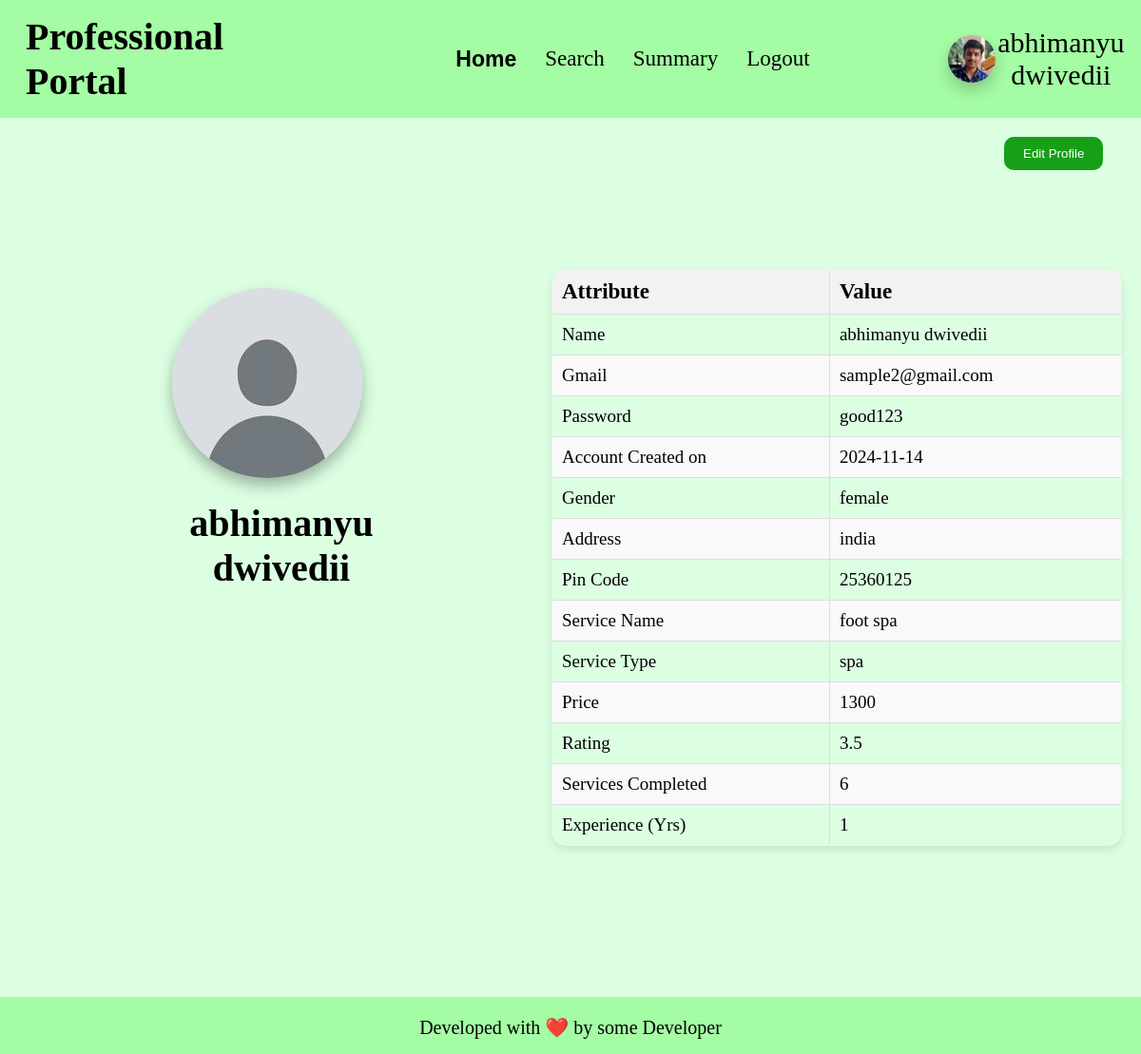
The page /professional_home/view_profile/3 on the database as committed earlier.
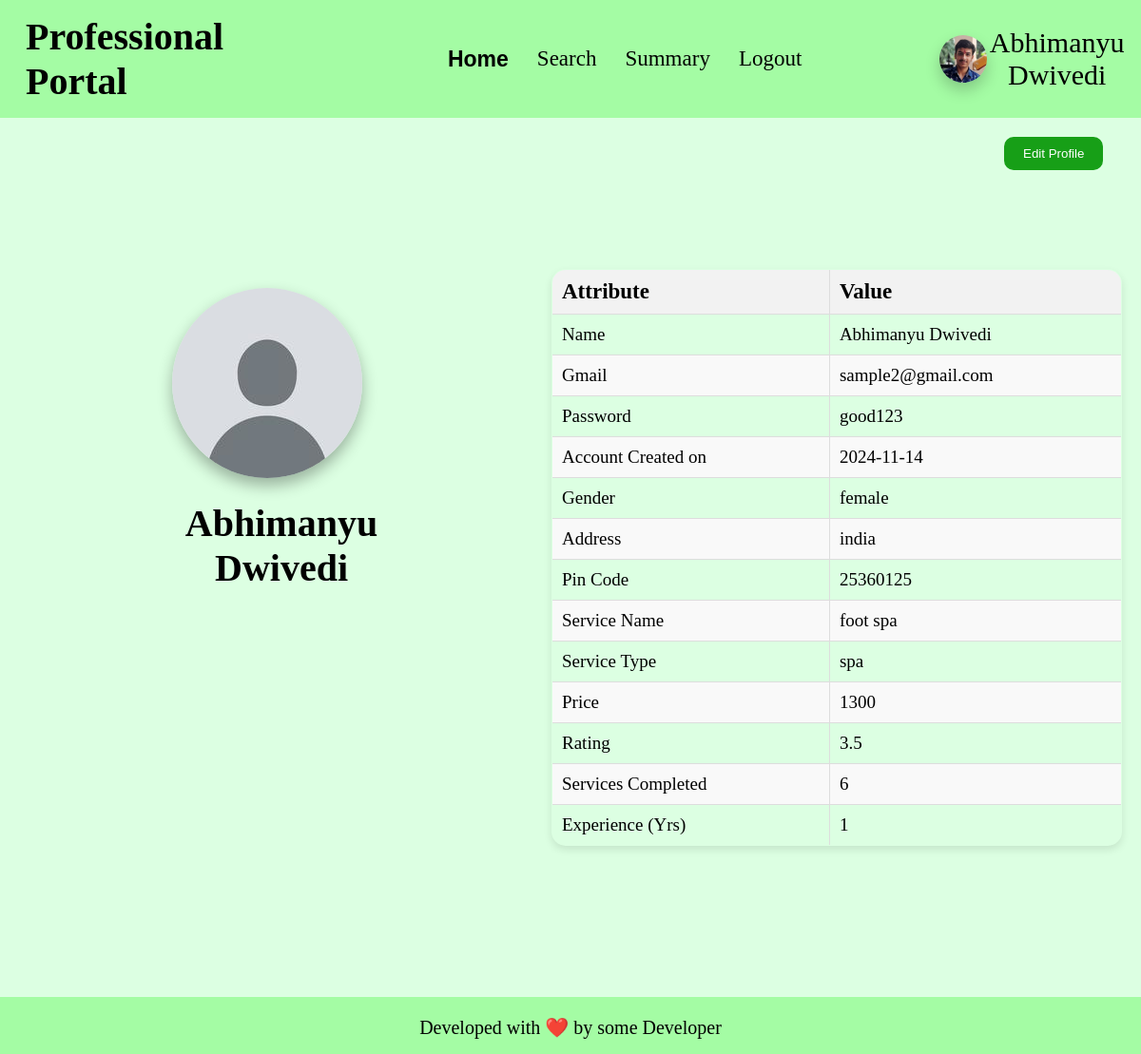
The same page on the database as committed later.
### app.py (models this page shows)
class professional(db.Model):
    __tablename__ = "professional"
    id = db.Column(db.Integer, primary_key=True, autoincrement=True)
    email_id = db.Column(db.String, nullable=False)
    fullname = db.Column(db.String, nullable=False)
    password = db.Column(db.String, nullable=False)
    date_created = db.Column(db.Date, nullable=False)
    service_type_id = db.Column(db.Integer, db.ForeignKey('service.id'), nullable=False)
    experience = db.Column(db.Integer, nullable=False)
    gender = db.Column(db.String, nullable=False)
    address = db.Column(db.String, nullable=False)
    pin_code = db.Column(db.Integer, nullable=False)
    documents = db.Column(db.String, nullable=False)
    request = db.Column(db.Boolean, default=None)
    blocked = db.Column(db.Boolean, default=False)
    services_completed = db.Column(db.Integer, default = 0)
    rating = db.Column(db.Float, default = 0.0)
    price = db.Column(db.Integer, default = 0)
    service_type = db.relationship('service', back_populates='professionals')
    service_requests = db.relationship('service_request', backref='professional', cascade='all, delete-orphan')

### app.py (the view)
@app.route('/professional_home/view_profile/<int:id>', methods=['GET', 'POST'])
def prof_view_profile(id):
    if request.method == 'GET':
        prof = professional.query.filter_by(id = id).first()
        if prof:
            if not prof.blocked:
                if not prof.request:
                    return render_template("prof_view_profile.html", professional = prof)
                else:
                    return redirect('/professional_login')
            else:
                return redirect('/professional_login')
        else:
            return redirect('/professional_login')
    elif request.method == 'POST':
        return f"form edited"

### templates/prof_view_profile.html (shortened to what this page needs)
<!DOCTYPE html>
<html lang="en">
<head>
    <link rel="stylesheet" href="/static/css/profile-block.css">
    <link rel="stylesheet" href="/static/css/basic.css">
    <link rel="stylesheet" href="/static/css/table-styling.css">
</head>
<body>
    <header>
        <h1>Professional Portal</h1>
        <ul>
            <li><a class="active" href="/professional_home/{{professional.id}}">Home</a></li>
            <li><a href="/professional_search/{{professional.id}}">Search</a></li>
            <li><a href="/professional_summary/{{professional.id}}">Summary</a></li>
            <li><a href="/professional_logout/{{professional.id}}">Logout</a></li>
        </ul>
        <div id="user-info">
            <img id="user-pic" src="/static/anant-pic.jpg" alt="Profile Picture">
            <div>{{professional.fullname}}</div>
        </div>
    </header>
    <button id="edit_profile_button" onclick="gotoroute('/professional_home/edit_profile/{{professional.id}}')">Edit Profile</button>
    <div id="box">
        <div id="box1">
            <img id="user-pic" src="/static/default_user_pic.png" alt="Profile Picture">
            <h2 style="font-size: 40px;">{{professional.fullname}}</h2>
        </div>
        <div id="box2">
            <div class="tables">
                <table class="styled-table">
                    <thead>
                        <tr>
                            <th>Attribute</th>
                            <th>Value</th>
                        </tr>
                    </thead>
                    <tbody>
                        <tr>
                            <td>Name</td>
                            <td>{{professional.fullname}}</td>
                        </tr>
                        <tr>
                            <td>Gmail</td>
                            <td>{{professional.email_id}}</td>
                        </tr>
                        <tr>
                            <td>Password</td>
                            <td>{{professional.password}}</td>
                        </tr>
                        <tr>
                            <td>Account Created on</td>
                            <td>{{professional.date_created}}</td>
                        </tr>
                        <tr>
                            <td>Gender</td>
                            <td>{{professional.gender}}</td>
                        </tr>
                        <tr>
                            <td>Address</td>
                            <td>{{professional.address}}</td>
                        </tr>
                        <tr>
                            <td>Pin Code</td>
                            <td>{{professional.pin_code}}</td>
                        </tr>
                        <tr>
                            <td>Service Name</td>
                            <td>{{professional.service_type.name}}</td>
                        </tr>
                        <tr>
                            <td>Service Type</td>
                            <td>{{professional.service_type.type}}</td>
                        </tr>
                        <tr>
                            <td>Price</td>
                            <td>{{professional.price}}</td>
                        </tr>
                        <tr>
                            <td>Rating</td>
                            <td>{{professional.rating}}</td>
                        </tr>
                        <tr>
                            <td>Services Completed</td>
                            <td>{{professional.services_completed}}</td>
                        </tr>
                        <tr>
                            <td>Experience (Yrs)</td>
                            <td>{{professional.experience}}</td>
                        </tr>
                    </tbody>
                </table>
            </div>
        </div>
    </div>
    <br>
    <footer>
        <p>
            Developed with ❤️ by some Developer
        </p>
    </footer>
</body>
</html>

Rows that differ between the two databases and show on the page:
changed professional "sample2@gmail.com": fullname "abhimanyu dwivedii" → "Abhimanyu Dwivedi"
